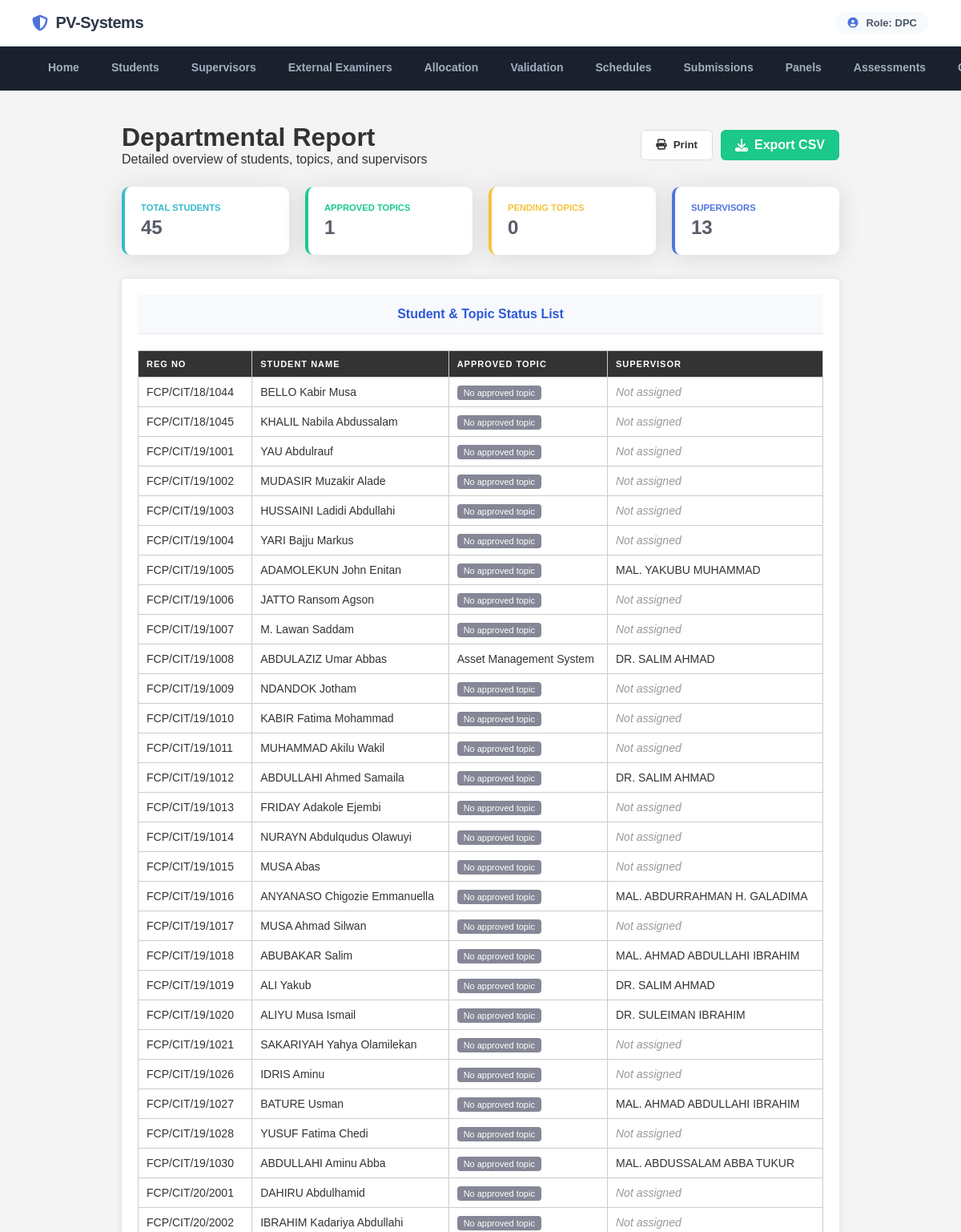
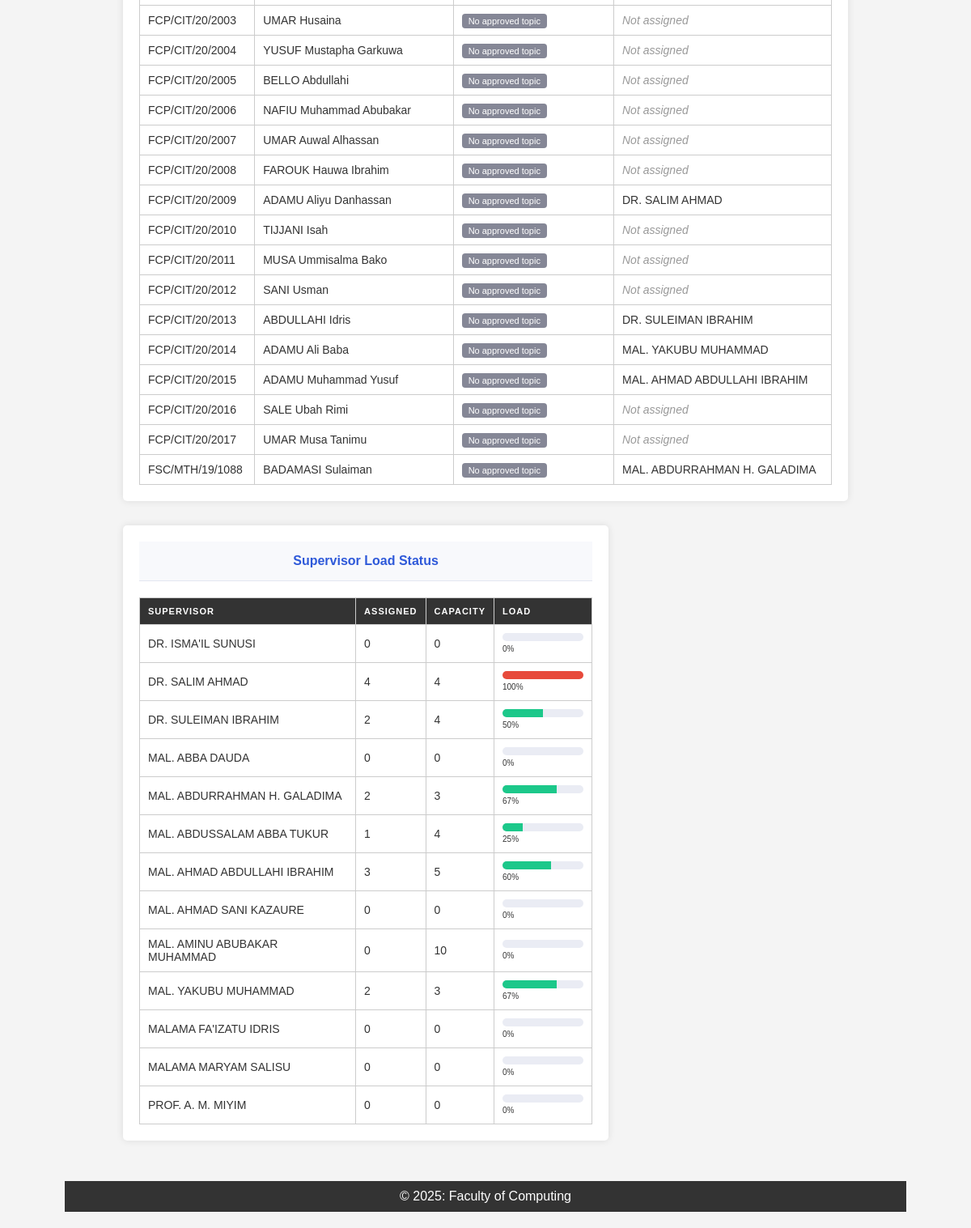
The app's page /department_project_coordinator/dpc_reports.php (signed in) with its own data (2 pictures, top to bottom).
### tables this page shows
CREATE TABLE `students` (
  `id` int(11) NOT NULL,
  `reg_no` varchar(50) NOT NULL,
  `name` varchar(100) NOT NULL,
  `phone` varchar(50) NOT NULL,
  `email` varchar(60) NOT NULL,
  `faculty_id` int(11) NOT NULL,
  `department` int(11) NOT NULL,
  `first_login` tinyint(1) DEFAULT 1
);

CREATE TABLE `supervisors` (
  `id` int(11) NOT NULL,
  `staff_no` varchar(50) NOT NULL,
  `name` varchar(100) NOT NULL,
  `email` varchar(100) DEFAULT NULL,
  `phone` varchar(20) DEFAULT NULL,
  `faculty_id` int(11) NOT NULL,
  `department` varchar(100) NOT NULL,
  `max_students` int(11) NOT NULL DEFAULT 10,
  `current_load` int(11) NOT NULL DEFAULT 0
);

CREATE TABLE `project_topics` (
  `id` int(11) NOT NULL,
  `topic` varchar(255) NOT NULL,
  `student_id` varchar(50) NOT NULL,
  `student_name` varchar(100) DEFAULT NULL,
  `session` varchar(50) NOT NULL,
  `status` varchar(50) DEFAULT 'pending',
  `pdf_path` varchar(255) DEFAULT NULL,
  `report_status` enum('pending','approved','rejected','not_submitted') DEFAULT 'not_submitted',
  `report_feedback` text DEFAULT NULL
);

### department_project_coordinator/dpc_reports.php (the view, shortened to what this page needs)
<?php
include_once __DIR__ . '/../includes/db.php';
$stmt = $conn->prepare("SELECT department FROM users WHERE id = ?");
$stmt->execute([$_SESSION['user_id']]);
$dept_id = $stmt->fetchColumn();
$stats = [];
$stmt = $conn->prepare("SELECT COUNT(*) FROM students WHERE department = ?");
$stmt->execute([$dept_id]);
$stats['total_students'] = $stmt->fetchColumn();
$stmt = $conn->prepare("SELECT COUNT(*) FROM project_topics pt JOIN students s ON pt.student_id = s.id WHERE s.department = ? AND pt.status = 'approved'");
$stmt->execute([$dept_id]);
$stats['approved_topics'] = $stmt->fetchColumn();
$stmt = $conn->prepare("SELECT COUNT(*) FROM project_topics pt JOIN students s ON pt.student_id = s.id WHERE s.department = ? AND pt.status = 'pending'");
$stmt->execute([$dept_id]);
$stats['pending_topics'] = $stmt->fetchColumn();
$stmt = $conn->prepare("SELECT COUNT(*) FROM supervisors WHERE department = ?");
$stmt->execute([$dept_id]);
$stats['total_supervisors'] = $stmt->fetchColumn();
$stmt = $conn->prepare("
    SELECT
        s.reg_no,
        s.name as student_name,
        pt.topic as approved_topic,
        sup.name as supervisor_name
    FROM students s
    LEFT JOIN project_topics pt ON s.id = pt.student_id AND pt.status = 'approved'
    LEFT JOIN supervision sv ON s.id = sv.student_id AND sv.status = 'active'
    LEFT JOIN supervisors sup ON sv.supervisor_id = sup.id
    WHERE s.department = ?
    ORDER BY s.reg_no ASC
");
$stmt->execute([$dept_id]);
$students_report = $stmt->fetchAll(PDO::FETCH_ASSOC);
$stmt = $conn->prepare("
    SELECT
        sup.name,
        sup.max_students,
        (SELECT COUNT(*) FROM supervision sv WHERE sv.supervisor_id = sup.id AND sv.status = 'active') as assigned_count
    FROM supervisors sup
    WHERE sup.department = ?
    ORDER BY sup.name ASC
");
$stmt->execute([$dept_id]);
$supervisor_loads = $stmt->fetchAll(PDO::FETCH_ASSOC);
?>
<!DOCTYPE html>
<html lang="en">
<head>
    <link rel="stylesheet" href="https://cdnjs.cloudflare.com/ajax/libs/font-awesome/6.4.0/css/all.min.css">
</head>
<body>
    <?php include_once __DIR__ . '/../includes/header.php'; ?>
    <div class="container">
        <div class="header-actions">
            <div>
                <h1>Departmental Report</h1>
                <p>Detailed overview of students, topics, and supervisors</p>
            </div>
            <div style="display: flex; gap: 10px;">
                <button onclick="window.print()" class="btn btn-outline">
                    <i class="fas fa-print"></i> Print
                </button>
                <a href="?export=csv" class="btn btn-success">
                    <i class="fas fa-download"></i> Export CSV
                </a>
            </div>
        </div>
        <div class="stats-row">
            <div class="stat-box info">
                <div>Total Students</div>
                <div><?php echo $stats['total_students']; ?></div>
            </div>
            <div class="stat-box green">
                <div>Approved Topics</div>
                <div><?php echo $stats['approved_topics']; ?></div>
            </div>
            <div class="stat-box yellow">
                <div>Pending Topics</div>
                <div><?php echo $stats['pending_topics']; ?></div>
            </div>
            <div class="stat-box">
                <div>Supervisors</div>
                <div><?php echo $stats['total_supervisors']; ?></div>
            </div>
        </div>
        <div class="card">
            <div class="card-header">Student & Topic Status List</div>
            <div style="overflow-x: auto;">
                <table>
                    <thead>
                        <tr>
                            <th>Reg No</th>
                            <th>Student Name</th>
                            <th>Approved Topic</th>
                            <th>Supervisor</th>
                        </tr>
                    </thead>
                    <tbody>
                        <?php foreach ($students_report as $row): ?>
                        <tr>
                            <td data-label="Reg No"><?php echo htmlspecialchars($row['reg_no']); ?></td>
                            <td data-label="Student Name"><?php echo htmlspecialchars($row['student_name']); ?></td>
                            <td data-label="Approved Topic">
                                <?php if ($row['approved_topic']): ?>
                                    <?php echo htmlspecialchars($row['approved_topic']); ?>
                                <?php else: ?>
                                    <span class="badge badge-none">No approved topic</span>
                                <?php endif; ?>
                            </td>
                            <td data-label="Supervisor">
                                <?php if ($row['supervisor_name']): ?>
                                    <?php echo htmlspecialchars($row['supervisor_name']); ?>
                                <?php else: ?>
                                    <span style="color: #999; font-style: italic;">Not assigned</span>
                                <?php endif; ?>
                            </td>
                        </tr>
                        <?php endforeach; ?>
                    </tbody>
                </table>
            </div>
        </div>
        <div class="card" style="max-width: 600px;">
            <div class="card-header">Supervisor Load Status</div>
            <table>
                <thead>
                    <tr>
                        <th>Supervisor</th>
                        <th>Assigned</th>
                        <th>Capacity</th>
                        <th>Load</th>
                    </tr>
                </thead>
                <tbody>
                    <?php foreach ($supervisor_loads as $sup):
                        $pct = $sup['max_students'] > 0 ? ($sup['assigned_count'] / $sup['max_students']) * 100 : 0;
                    ?>
                    <tr>
                        <td data-label="Supervisor"><?php echo htmlspecialchars($sup['name']); ?></td>
                        <td data-label="Assigned"><?php echo $sup['assigned_count']; ?></td>
                        <td data-label="Capacity"><?php echo $sup['max_students']; ?></td>
                        <td data-label="Load">
                            <div class="progress">
                                <div class="progress-bar" style="width: <?php echo $pct; ?>%; background: <?php echo $pct > 90 ? 'var(--danger)' : ($pct > 70 ? 'var(--warning)' : 'var(--success)'); ?>"></div>
                            </div>
                            <span style="font-size: 10px;"><?php echo round($pct); ?>%</span>
                        </td>
                    </tr>
                    <?php endforeach; ?>
                </tbody>
            </table>
        </div>
    </div>
    <?php include_once __DIR__ . '/../includes/footer.php'; ?>
</body>
</html>

### assets/css/styles.css (style rules this page uses)
body { font-family: Arial, sans-serif; margin: 0; padding: 0; background-color: #f4f4f4; display: flex; flex-direction: column; min-height: 100vh; }
.container { width: 90%; max-width: 1200px; margin: 0 auto; padding: 20px; flex: 1; }
table { width: 100%; border-collapse: collapse; margin-top: 20px; }
table th, table td { padding: 10px; border: 1px solid #ccc; text-align: left; }
table th { background-color: #333; color: #fff; }
.card { background-color: #fff; padding: 20px; border-radius: 5px; box-shadow: 0 0 10px rgba(0, 0, 0, 0.1); flex: 1 1 calc(33.333% - 40px); text-align: center; }

### department_project_coordinator/dpc_reports.php (style rules this page uses)
:root { --primary: #4e73df; --success: #1cc88a; --info: #36b9cc; --warning: #f6c23e; --danger: #e74a3b; --blue: #2e59d9; }
* { margin: 0; padding: 0; box-sizing: border-box; }
body { font-family: 'Segoe UI', Tahoma, Geneva, Verdana, sans-serif; background: #f8f9fc; color: #333; }
.container { max-width: 1200px; margin: 10px auto 30px auto; padding: 0 20px; }
.header-actions { display: flex; justify-content: space-between; align-items: center; margin-bottom: 25px; }
.btn { padding: 10px 18px; border-radius: 6px; text-decoration: none; font-weight: 600; display: inline-flex; align-items: center; gap: 8px; cursor: pointer; border: none; transition: 0.3s; }
.btn-success { background: var(--success); color: white; }
.btn-outline { border: 1px solid #ddd; background: white; color: #333; }
.stats-row { display: flex; gap: 20px; margin-bottom: 30px; flex-wrap: wrap; }
.stat-box { flex: 1; min-width: 200px; background: white; padding: 20px; border-radius: 10px; box-shadow: 0 0.15rem 1.75rem 0 rgba(58, 59, 69, 0.15); border-left: 0.25rem solid var(--primary); }
.stat-box.green { border-left-color: var(--success); }
.stat-box.yellow { border-left-color: var(--warning); }
.stat-box.info { border-left-color: var(--info); }
.stat-box div:first-child { text-transform: uppercase; font-size: 0.7rem; font-weight: bold; color: var(--primary); margin-bottom: 5px; }
.stat-box.green div:first-child { color: var(--success); }
.stat-box.yellow div:first-child { color: var(--warning); }
.stat-box.info div:first-child { color: var(--info); }
.stat-box div:last-child { font-size: 1.5rem; font-weight: bold; color: #5a5c69; }
.card { background: white; border-radius: 8px; box-shadow: 0 0.15rem 1.75rem 0 rgba(58, 59, 69, 0.1); margin-bottom: 30px; overflow: hidden; }
.card-header { background: #f8f9fc; padding: 15px 20px; border-bottom: 1px solid #e3e6f0; color: var(--blue); font-weight: bold; }
table { width: 100%; border-collapse: collapse; }
th, td { padding: 12px 20px; text-align: left; border-bottom: 1px solid #e3e6f0; font-size: 14px; }
th { background: #f8f9fc; color: #4e73df; text-transform: uppercase; font-size: 11px; letter-spacing: 1px; }
.progress { height: 10px; background: #eaecf4; border-radius: 5px; overflow: hidden; width: 100px; }
.progress-bar { height: 100%; background: var(--primary); }
.badge { padding: 3px 8px; border-radius: 4px; font-size: 11px; color: white; }
.badge-none { background: #858796; }

### records on screen
students: reg_no "FCP/CIT/18/1044", name "BELLO Kabir Musa", shows "No approved topic", shows "Not assigned"
students: reg_no "FCP/CIT/18/1045", name "KHALIL Nabila Abdussalam", shows "No approved topic", shows "Not assigned"
students: reg_no "FCP/CIT/19/1001", name "YAU Abdulrauf", shows "No approved topic", shows "Not assigned"
students: reg_no "FCP/CIT/19/1002", name "MUDASIR Muzakir Alade", shows "No approved topic", shows "Not assigned"
students: reg_no "FCP/CIT/19/1003", name "HUSSAINI Ladidi Abdullahi", shows "No approved topic", shows "Not assigned"
students: reg_no "FCP/CIT/19/1004", name "YARI Bajju Markus", shows "No approved topic", shows "Not assigned"
students: reg_no "FCP/CIT/19/1005", name "ADAMOLEKUN John Enitan", shows "No approved topic", supervisors.name "MAL. YAKUBU MUHAMMAD"
students: reg_no "FCP/CIT/19/1006", name "JATTO Ransom Agson", shows "No approved topic", shows "Not assigned"
students: reg_no "FCP/CIT/19/1007", name "M. Lawan Saddam", shows "No approved topic", shows "Not assigned"
students: reg_no "FCP/CIT/19/1008", name "ABDULAZIZ Umar Abbas", project_topics.topic "Asset Management System", supervisors.name "DR. SALIM AHMAD"
students: reg_no "FCP/CIT/19/1009", name "NDANDOK Jotham", shows "No approved topic", shows "Not assigned"
students: reg_no "FCP/CIT/19/1010", name "KABIR Fatima Mohammad", shows "No approved topic", shows "Not assigned"
students: reg_no "FCP/CIT/19/1011", name "MUHAMMAD Akilu Wakil", shows "No approved topic", shows "Not assigned"
students: reg_no "FCP/CIT/19/1012", name "ABDULLAHI Ahmed Samaila", shows "No approved topic", supervisors.name "DR. SALIM AHMAD"
students: reg_no "FCP/CIT/19/1013", name "FRIDAY Adakole Ejembi", shows "No approved topic", shows "Not assigned"
students: reg_no "FCP/CIT/19/1014", name "NURAYN Abdulqudus Olawuyi", shows "No approved topic", shows "Not assigned"
students: reg_no "FCP/CIT/19/1015", name "MUSA Abas", shows "No approved topic", shows "Not assigned"
students: reg_no "FCP/CIT/19/1016", name "ANYANASO Chigozie Emmanuella", shows "No approved topic", supervisors.name "MAL. ABDURRAHMAN H. GALADIMA"
students: reg_no "FCP/CIT/19/1017", name "MUSA Ahmad Silwan", shows "No approved topic", shows "Not assigned"
students: reg_no "FCP/CIT/19/1018", name "ABUBAKAR Salim", shows "No approved topic", supervisors.name "MAL. AHMAD ABDULLAHI IBRAHIM"
students: reg_no "FCP/CIT/19/1019", name "ALI Yakub", shows "No approved topic", supervisors.name "DR. SALIM AHMAD"
students: reg_no "FCP/CIT/19/1020", name "ALIYU Musa Ismail", shows "No approved topic", supervisors.name "DR. SULEIMAN IBRAHIM"
students: reg_no "FCP/CIT/19/1021", name "SAKARIYAH Yahya Olamilekan", shows "No approved topic", shows "Not assigned"
students: reg_no "FCP/CIT/19/1026", name "IDRIS Aminu", shows "No approved topic", shows "Not assigned"
students: reg_no "FCP/CIT/19/1027", name "BATURE Usman", shows "No approved topic", supervisors.name "MAL. AHMAD ABDULLAHI IBRAHIM"
students: reg_no "FCP/CIT/19/1028", name "YUSUF Fatima Chedi", shows "No approved topic", shows "Not assigned"
students: reg_no "FCP/CIT/19/1030", name "ABDULLAHI Aminu Abba", shows "No approved topic", supervisors.name "MAL. ABDUSSALAM ABBA TUKUR"
students: reg_no "FCP/CIT/20/2001", name "DAHIRU Abdulhamid", shows "No approved topic", shows "Not assigned"
students: reg_no "FCP/CIT/20/2002", name "IBRAHIM Kadariya Abdullahi", shows "No approved topic", shows "Not assigned"
students: reg_no "FCP/CIT/20/2003", name "UMAR Husaina", shows "No approved topic", shows "Not assigned"
students: reg_no "FCP/CIT/20/2004", name "YUSUF Mustapha Garkuwa", shows "No approved topic", shows "Not assigned"
students: reg_no "FCP/CIT/20/2005", name "BELLO Abdullahi", shows "No approved topic", shows "Not assigned"
students: reg_no "FCP/CIT/20/2006", name "NAFIU Muhammad Abubakar", shows "No approved topic", shows "Not assigned"
students: reg_no "FCP/CIT/20/2007", name "UMAR Auwal Alhassan", shows "No approved topic", shows "Not assigned"
students: reg_no "FCP/CIT/20/2008", name "FAROUK Hauwa Ibrahim", shows "No approved topic", shows "Not assigned"
students: reg_no "FCP/CIT/20/2009", name "ADAMU Aliyu Danhassan", shows "No approved topic", supervisors.name "DR. SALIM AHMAD"
students: reg_no "FCP/CIT/20/2010", name "TIJJANI Isah", shows "No approved topic", shows "Not assigned"
students: reg_no "FCP/CIT/20/2011", name "MUSA Ummisalma Bako", shows "No approved topic", shows "Not assigned"
students: reg_no "FCP/CIT/20/2012", name "SANI Usman", shows "No approved topic", shows "Not assigned"
students: reg_no "FCP/CIT/20/2013", name "ABDULLAHI Idris", shows "No approved topic", supervisors.name "DR. SULEIMAN IBRAHIM"
students: reg_no "FCP/CIT/20/2014", name "ADAMU Ali Baba", shows "No approved topic", supervisors.name "MAL. YAKUBU MUHAMMAD"
students: reg_no "FCP/CIT/20/2015", name "ADAMU Muhammad Yusuf", shows "No approved topic", supervisors.name "MAL. AHMAD ABDULLAHI IBRAHIM"
students: reg_no "FCP/CIT/20/2016", name "SALE Ubah Rimi", shows "No approved topic", shows "Not assigned"
students: reg_no "FCP/CIT/20/2017", name "UMAR Musa Tanimu", shows "No approved topic", shows "Not assigned"
students: reg_no "FSC/MTH/19/1088", name "BADAMASI Sulaiman", shows "No approved topic", supervisors.name "MAL. ABDURRAHMAN H. GALADIMA"

### other values on screen
$_SESSION['role'] "DPC"
$stats['total_students'] "45"
$stats['approved_topics'] "1"
$stats['pending_topics'] "0"
$stats['total_supervisors'] "13"
$sup['name'] "DR. ISMA'IL SUNUSI"
$sup['assigned_count'] "0"
$sup['max_students'] "0"
$pct "0"
$sup['name'] "DR. SALIM AHMAD"
$sup['assigned_count'] "4"
$sup['max_students'] "4"
$pct "100"
$sup['name'] "DR. SULEIMAN IBRAHIM"
$sup['assigned_count'] "2"
